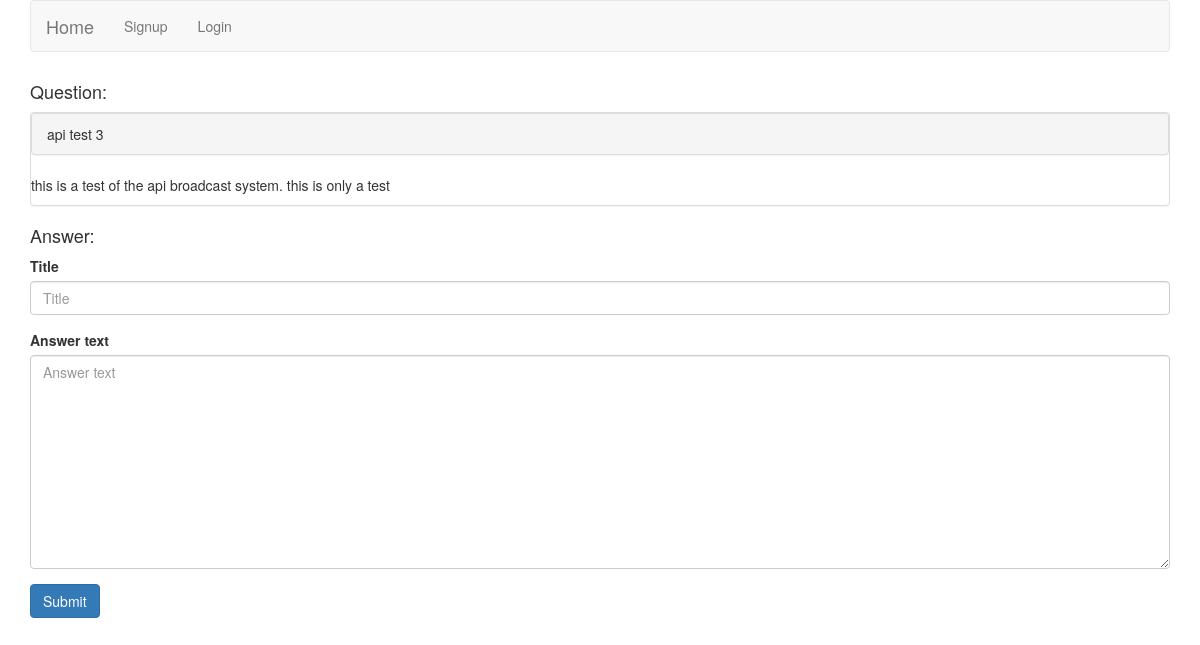
Screenshot of /question/7/createanswer/ with the database file from the repository.
### duckapp/models.py (models this page shows, shortened)
class Question(models.Model):
    asker = models.ForeignKey('auth.User')
    title = models.CharField(max_length=255)
    question_text = models.TextField()
    tags = models.ManyToManyField(Tag, blank=True)
    timestamp = models.DateTimeField(auto_now_add=True)
    class Meta:
        ordering = ["-timestamp"]

### duckapp/views.py (the view, shortened to what this page needs)
# urls.py: url(r'^question/(?P<pk>\d+)/createanswer/', AnswerCreateView.as_view(), name='answer_create'),
class AnswerCreateView(CreateView):
    model = Answer
    fields = ['title', 'answer_text']
    def get_context_data(self, **kwargs):
        context = super(AnswerCreateView, self).get_context_data(**kwargs)
        context['related_question'] = Question.objects.get(pk=self.kwargs['pk'])
        return context

### duckapp/templates/duckapp/answer_form.html (shortened to what this page needs)
{% extends 'base.html' %}
{% load bootstrap3 %}
{% block content %}
<div class="container">
    <h4>Question:</h4>
    <div class="panel panel-default">
<div class="panel panel-heading">
    {{ related_question.title }}
</div>
            <p>
                {{ related_question.question_text }}
            </p>
    </div>
<h4>Answer:</h4>
    <form class="" action="" method="post">
        {% bootstrap_form form %}
        {% buttons %}
        <button type="submit" class="btn btn-primary">
            {% bootstrap_icon "star" %} Submit
        </button>
        {% endbuttons %}
    </form>
</div>
{% endblock %}

### rows the page displays
Question: title "api test 3", question_text "this is a test of the api broadcast system. this is only a test"
